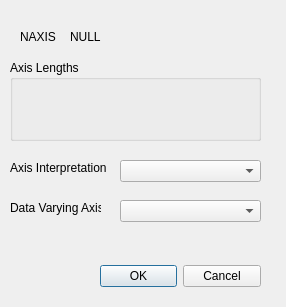
<?xml version="1.0" encoding="UTF-8"?>
<ui version="4.0">
 <class>FitsDialog</class>
 <widget class="QDialog" name="FitsDialog">
  <property name="geometry">
   <rect>
    <x>0</x>
    <y>0</y>
    <width>286</width>
    <height>307</height>
   </rect>
  </property>
  <property name="windowTitle">
   <string>Fits Dataset Loader</string>
  </property>
  <widget class="QDialogButtonBox" name="buttonBox">
   <property name="geometry">
    <rect>
     <x>100</x>
     <y>260</y>
     <width>161</width>
     <height>32</height>
    </rect>
   </property>
   <property name="orientation">
    <enum>Qt::Horizontal</enum>
   </property>
   <property name="standardButtons">
    <set>QDialogButtonBox::Cancel|QDialogButtonBox::Ok</set>
   </property>
  </widget>
  <widget class="QLabel" name="naxis_label">
   <property name="geometry">
    <rect>
     <x>20</x>
     <y>30</y>
     <width>47</width>
     <height>14</height>
    </rect>
   </property>
   <property name="text">
    <string>NAXIS</string>
   </property>
  </widget>
  <widget class="QGroupBox" name="axis_lengths_group_box">
   <property name="geometry">
    <rect>
     <x>10</x>
     <y>60</y>
     <width>251</width>
     <height>81</height>
    </rect>
   </property>
   <property name="title">
    <string>Axis Lengths</string>
   </property>
  </widget>
  <widget class="QComboBox" name="interp_opt_combo">
   <property name="geometry">
    <rect>
     <x>120</x>
     <y>160</y>
     <width>141</width>
     <height>22</height>
    </rect>
   </property>
  </widget>
  <widget class="QLabel" name="axis_interp_label">
   <property name="geometry">
    <rect>
     <x>10</x>
     <y>160</y>
     <width>101</width>
     <height>16</height>
    </rect>
   </property>
   <property name="text">
    <string>Axis Interpretation</string>
   </property>
  </widget>
  <widget class="QLabel" name="naxis_field">
   <property name="geometry">
    <rect>
     <x>70</x>
     <y>30</y>
     <width>47</width>
     <height>14</height>
    </rect>
   </property>
   <property name="text">
    <string>NULL</string>
   </property>
  </widget>
  <widget class="QLabel" name="data_vary_label">
   <property name="geometry">
    <rect>
     <x>10</x>
     <y>200</y>
     <width>91</width>
     <height>16</height>
    </rect>
   </property>
   <property name="text">
    <string>Data Varying Axis</string>
   </property>
  </widget>
  <widget class="QComboBox" name="data_vary_combo">
   <property name="geometry">
    <rect>
     <x>120</x>
     <y>200</y>
     <width>141</width>
     <height>22</height>
    </rect>
   </property>
  </widget>
 </widget>
 <resources/>
 <connections>
  <connection>
   <sender>buttonBox</sender>
   <signal>accepted()</signal>
   <receiver>FitsDialog</receiver>
   <slot>accept()</slot>
   <hints>
    <hint type="sourcelabel">
     <x>248</x>
     <y>254</y>
    </hint>
    <hint type="destinationlabel">
     <x>157</x>
     <y>274</y>
    </hint>
   </hints>
  </connection>
  <connection>
   <sender>buttonBox</sender>
   <signal>rejected()</signal>
   <receiver>FitsDialog</receiver>
   <slot>reject()</slot>
   <hints>
    <hint type="sourcelabel">
     <x>316</x>
     <y>260</y>
    </hint>
    <hint type="destinationlabel">
     <x>286</x>
     <y>274</y>
    </hint>
   </hints>
  </connection>
 </connections>
</ui>
